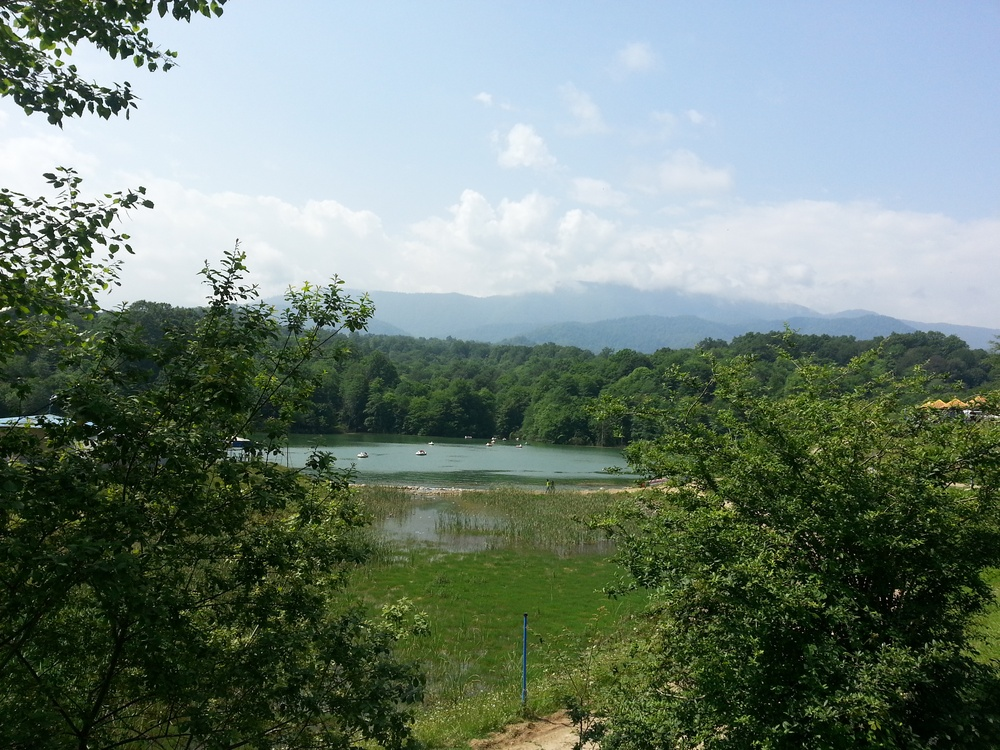
%> input picture Project/Answers/Homework 4/Inputs/im016.jpg, 1000 x 750 px, shrunk from 3264 x 2448 before the run
$ octave hw4_q1.m   (GNU Octave 9; MATLAB toolbox functions it lacks are replaced by stand-ins)
%> lines starting %> are read from the running program, lines starting %| are printed output that depends on the picture; long printed decimals are rounded
%% inputs & initializations
clear all; close all; clc;
orgIm= imread('../inputs/im016.jpg');
%> orgIm is the input picture: size 750x1000x3 uint8; mean R, G, B 111.9, 128.2, 117.6
im= im2double(orgIm);

m= 260; %% TODO
rdcdIm= zeros( size(orgIm) );

sumSV= zeros( 1, 3 );
sumRdcdSV= zeros( 1, 3 );

cStr= cell(3);
cStr{1}= 'R'; cStr{2}= 'G'; cStr{3}= 'B';

%% reduction
for i=1:3
%> this loop made 3 passes; what is shown inside it comes from the first
    [U, S, V]= svd(im(:,:,i), 'econ');

    approx_S= S(1:m, 1:m);

    rankRGB(i)= size(S,1);
    sumSV(i)= sum( diag(S) );
    sumRdcdSV(i)= sum( diag(approx_S) );

    figure, imshow( abs(log(U(:, 1:m))), [] );
%> after `imshow( abs(log(U(:, 1:m))), [] )`:
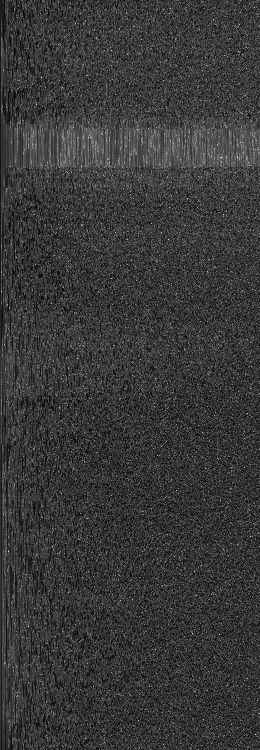
%> displayed picture: size 750x260, on the screen's scale of 0 to 255; min 0, max 255, mean 56.4
    figure, imshow( abs(log(approx_S)), [] );
    figure, imshow( abs(log(V(:, 1:m))), [] );
%> after `imshow( abs(log(V(:, 1:m))), [] )`:
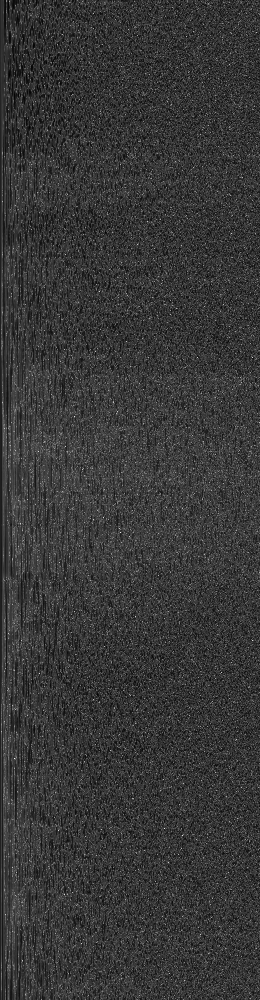
%> displayed picture: size 1000x260, on the screen's scale of 0 to 255; min 0, max 255, mean 55.3

    rdcdIm(:,:,i)= U(:, 1:m) * approx_S * V(:, 1:m)';
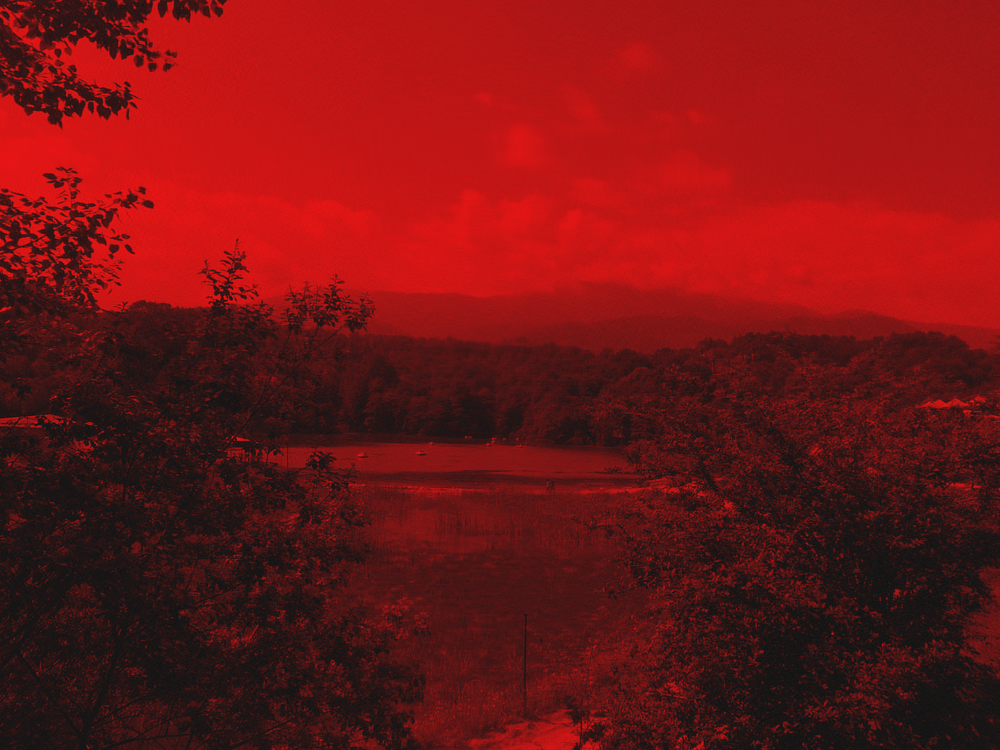
%> rdcdIm: size 750x1000x3 double; mean R, G, B 0.439, 0, 0; drawn with min black and max white
end

%% output orgIm and rdcdIm
fig0=figure('name', 'Original Image');
fig0.MenuBar= 'none';
imshow(orgIm);

fig1= figure('name', 'Reduced Image');
fig1.MenuBar= 'none';
imshow(rdcdIm);

%% calculate "space saving"
for i=1:3
    s= 2*m+1;
    r= 2*rankRGB(i)+1;
    spSV(i)= 1- s/r;
    disp( sprintf('"Space saving of channel %s"= %d', cStr{i}, spSV(i)) );
end
%> after the loop, spSV = [0.653 0.653 0.653]
disp( sprintf('Mean "space saving"= %d \n', mean(spSV)) );
%| Mean "space saving"= 0.6529

%% calculate Entropies
%original image
disp( 'Entopy in original image:' );
for i=1:3
    e(i)= entropy(im(:,:,i));
    disp( sprintf('Entropy %s= %d', cStr{i}, e(i)) );
end
%> this loop made 3 passes
%| Entropy R= 7.742
%| Entropy G= 7.664
%| Entropy B= 6.975
%> after the loop, e = [7.74 7.66 6.98]
disp( sprintf('Mean Entropies= %d \n', mean(e)) );
%| Mean Entropies= 7.460

%reduced image
disp( 'Entopy in reduced image:' );
for i=1:3
    e(i)= entropy(rdcdIm(:,:,i));
    disp( sprintf('Entropy %s= %d', cStr{i}, e(i)) );
end
%> after the loop, e = [7.74 7.7 7.08]
disp( sprintf('Mean Entropies= %d \n', mean(e)) );
%| Mean Entropies= 7.507

%% report sum diag
disp('Sum of "Singular Values":');
for i=1:3
    disp( sprintf('The sum in orignial image, channel %s= %d', cStr{i}, sumSV(i)) );
    disp( sprintf('The sum in reduced image, channel %s= %d \n', cStr{i}, sumRdcdSV(i)) );
end
disp( sprintf('The sum in orignial image= %d', sum(sumSV) ) );
%| The sum in orignial image= 6768.73
disp( sprintf('The sum in reduced image= %d', sum(sumRdcdSV) ) );
%| The sum in reduced image= 5489.73

$ run again, with Project/Answers/Homework 4/Inputs/im053.jpg copied over Project/Answers/Homework 4/Inputs/im016.jpg
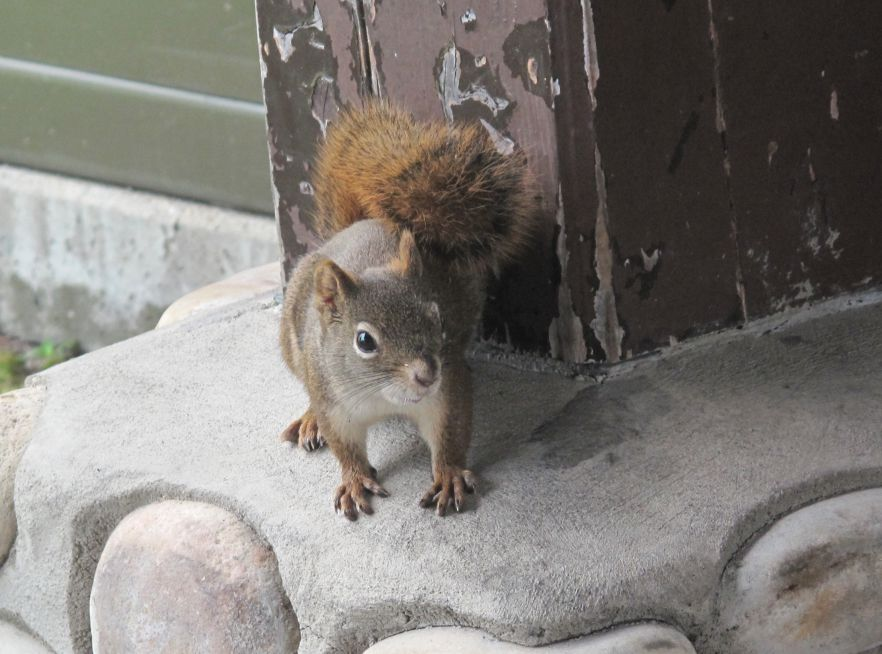
%> input picture Project/Answers/Homework 4/Inputs/im053.jpg, 882 x 654 px
%> orgIm is the input picture: size 654x882x3 uint8; mean R, G, B 128.3, 124.3, 119.5
%> `imshow( abs(log(V(:, 1:m))), [] )`:
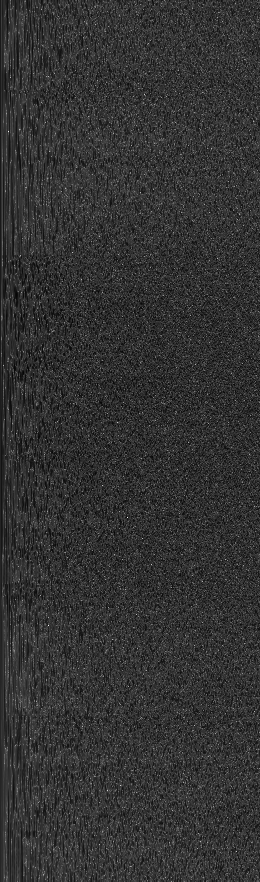
%> displayed picture: size 882x260, on the screen's scale of 0 to 255; min 0, max 255, mean 50.4
%> `rdcdIm(:,:,i)= U(:, 1:m) * approx_S * V(:, 1:m)';`:
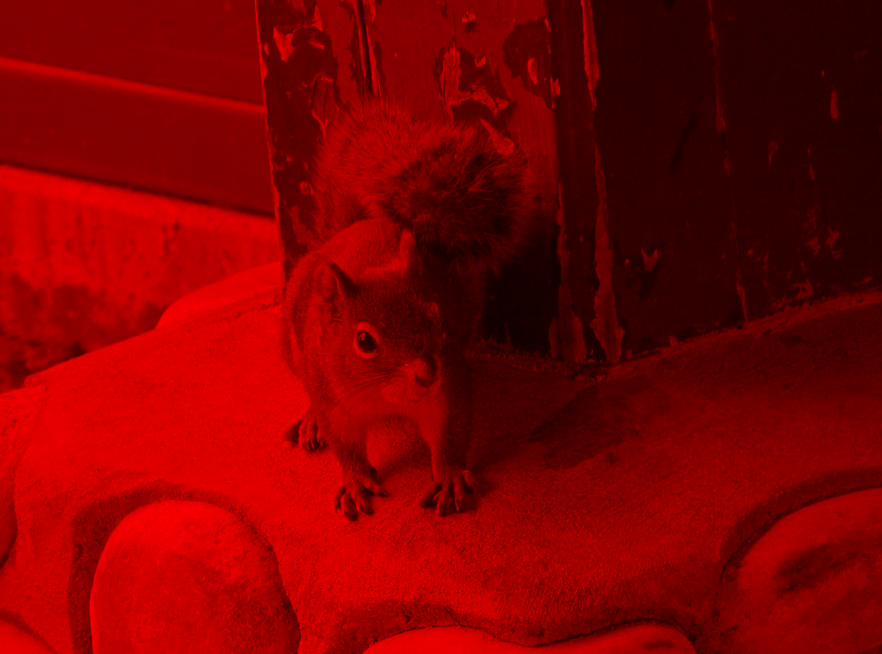
%> rdcdIm: size 654x882x3 double; mean R, G, B 0.503, 0, 0; drawn with min black and max white
%| Mean "space saving"= 0.602
%> the loop `for i=1:3` made 3 passes
%| Entropy R= 7.550
%| Entropy G= 7.572
%| Entropy B= 7.549
%> after the loop `for i=1:3`: e = [7.55 7.57 7.55]
%| Mean Entropies= 7.557
%> after the loop `for i=1:3`: e = [7.56 7.58 7.55]
%| Mean Entropies= 7.561
%| The sum in orignial image= 3605.68
%| The sum in reduced image= 3412.03

$ run again, with Project/Answers/Homework 4/Inputs/im054.jpg copied over Project/Answers/Homework 4/Inputs/im016.jpg
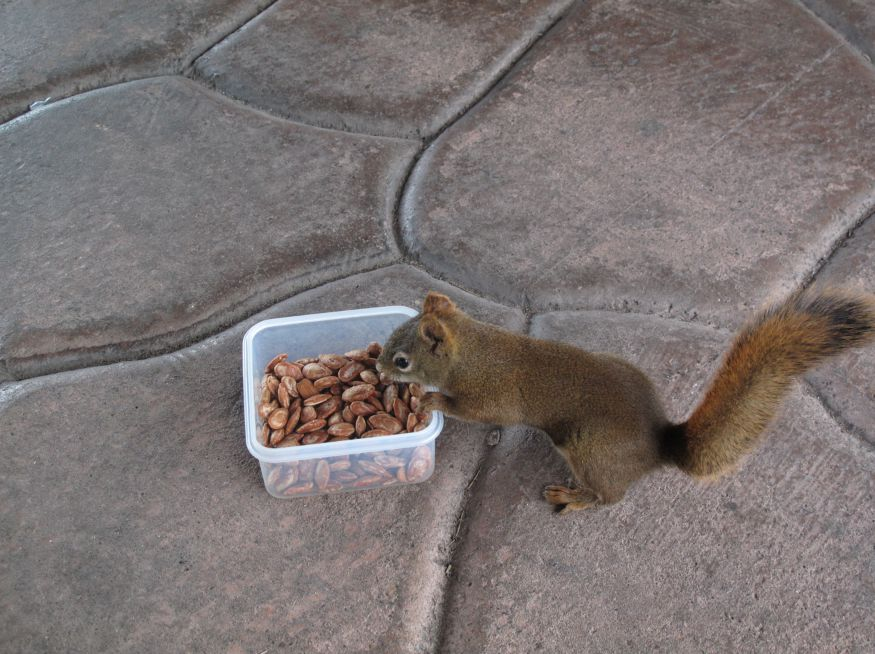
%> input picture Project/Answers/Homework 4/Inputs/im054.jpg, 875 x 654 px
%> orgIm is the input picture: size 654x875x3 uint8; mean R, G, B 122.9, 114.7, 113.6
%> `imshow( abs(log(V(:, 1:m))), [] )`:
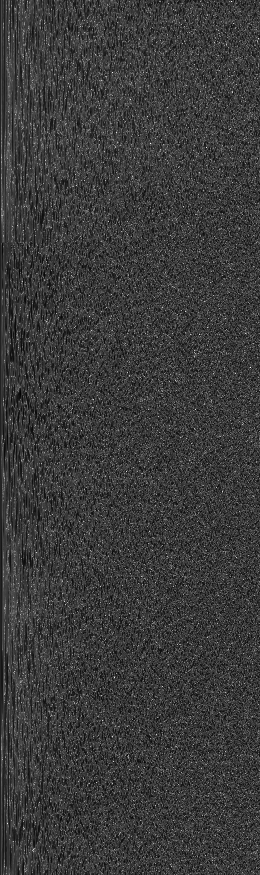
%> displayed picture: size 875x260, on the screen's scale of 0 to 255; min 0, max 255, mean 58.6
%> `rdcdIm(:,:,i)= U(:, 1:m) * approx_S * V(:, 1:m)';`:
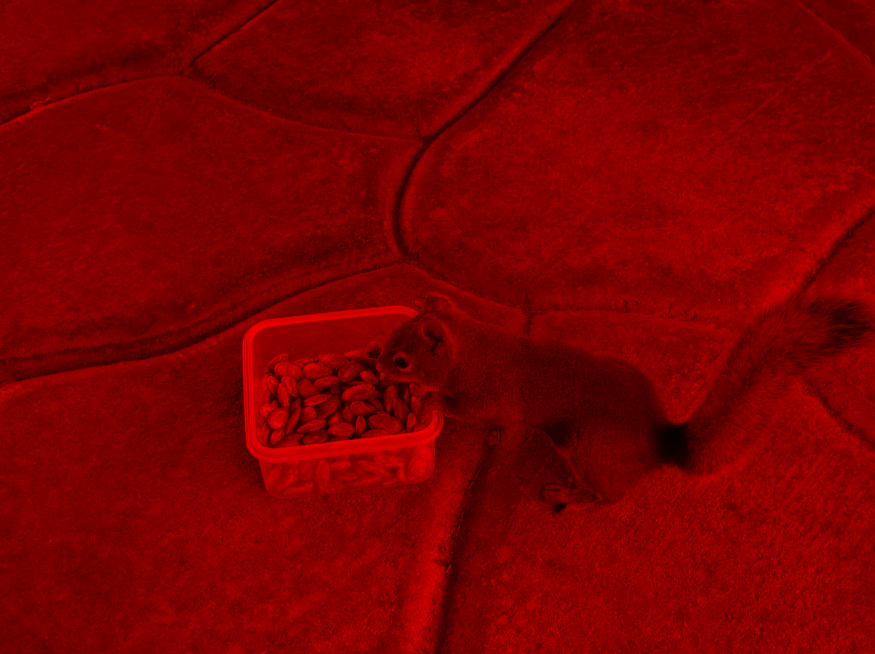
%> rdcdIm: size 654x875x3 double; mean R, G, B 0.482, 0, 0
%| Mean "space saving"= 0.602
%> the loop `for i=1:3` made 3 passes
%| Entropy R= 6.592
%| Entropy G= 6.607
%| Entropy B= 6.748
%> after the loop `for i=1:3`: e = [6.59 6.61 6.75]
%| Mean Entropies= 6.649
%> after the loop `for i=1:3`: e = [6.58 6.6 6.74]
%| Mean Entropies= 6.640
%| The sum in orignial image= 3436.8
%| The sum in reduced image= 3099.71
